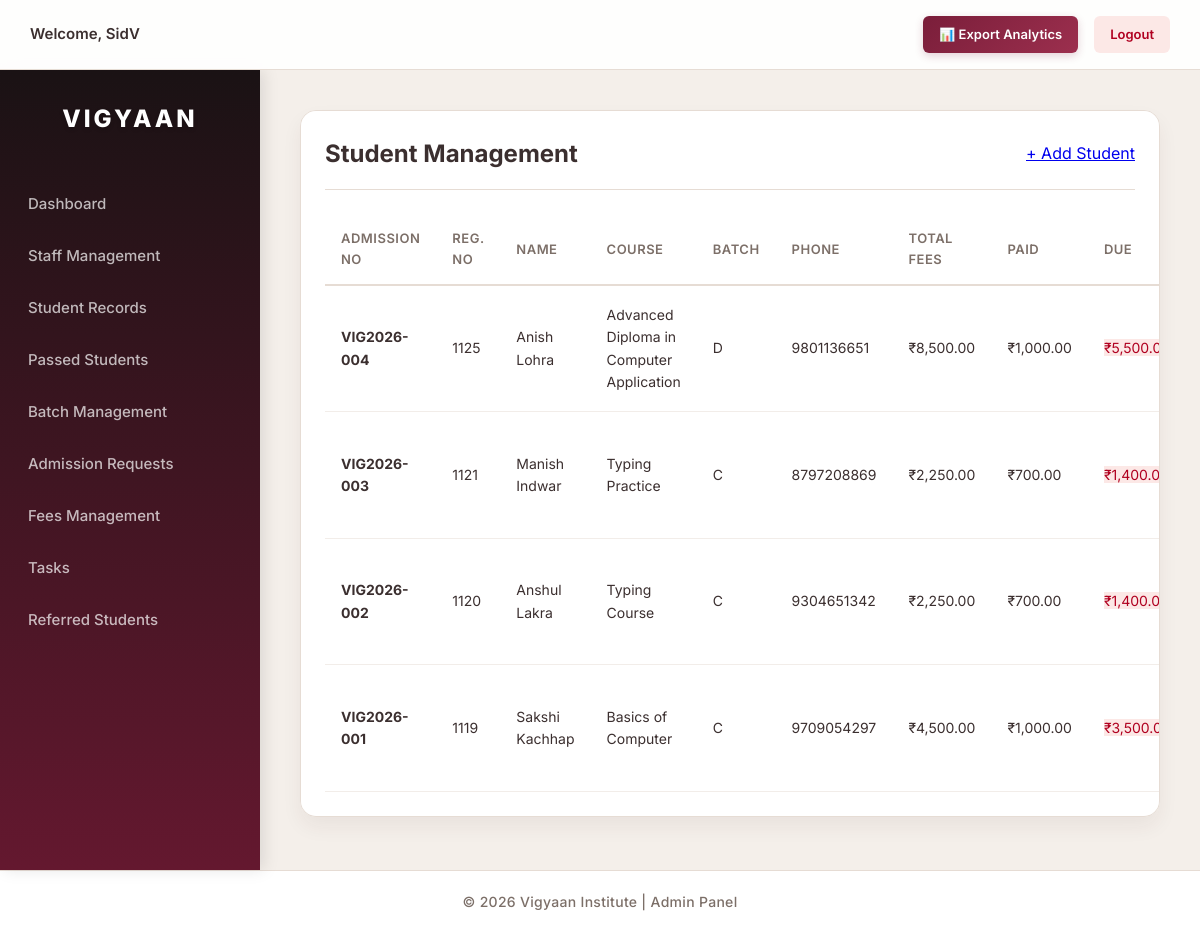
Page /students/list.php (signed in) on the earlier database version.
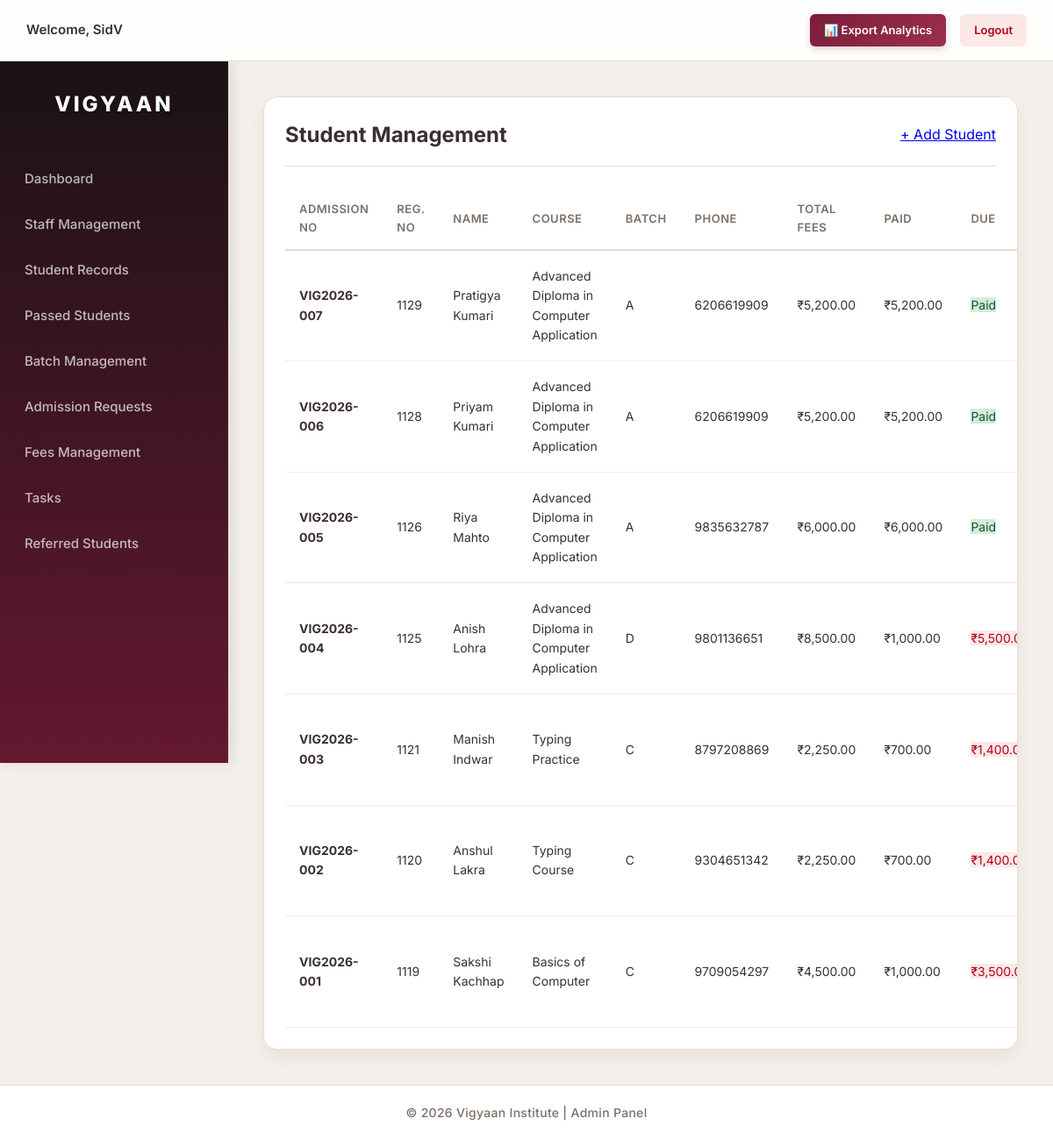
Same page on the later database version.
### tables this page shows
CREATE TABLE `students` (
  `id` int(11) NOT NULL,
  `admission_no` varchar(20) NOT NULL,
  `registration_no` varchar(50) DEFAULT NULL,
  `full_name` varchar(100) NOT NULL,
  `dob` date DEFAULT NULL,
  `gender` enum('Male','Female','Other') DEFAULT NULL,
  `phone` varchar(15) DEFAULT NULL,
  `email` varchar(100) DEFAULT NULL,
  `photo` varchar(255) DEFAULT NULL,
  `father_name` varchar(100) DEFAULT NULL,
  `mother_name` varchar(100) DEFAULT NULL,
  `guardian_phone` varchar(15) DEFAULT NULL,
  `address` text DEFAULT NULL,
  `city` varchar(50) DEFAULT NULL,
  `state` varchar(50) DEFAULT NULL,
  `pincode` varchar(10) DEFAULT NULL,
  `course` varchar(100) DEFAULT NULL,
  `batch` varchar(50) DEFAULT NULL,
  `admission_date` date DEFAULT NULL,
  `course_duration` varchar(255) DEFAULT NULL,
  `total_fees` decimal(10,2) DEFAULT NULL,
  `fees_paid` decimal(10,2) DEFAULT 0.00,
  `status` enum('Active','Completed','Dropped') DEFAULT 'Active',
  `created_at` timestamp NOT NULL DEFAULT current_timestamp(),
  `updated_at` timestamp NOT NULL DEFAULT current_timestamp() ON UPDATE current_timestamp(),
  `sequence_no` int(11) NOT NULL,
  `medium` varchar(50) DEFAULT NULL,
  `institution_name` varchar(150) DEFAULT NULL,
  `institution_address` text DEFAULT NULL,
  `degree` varchar(100) DEFAULT NULL,
  `percentage` varchar(10) DEFAULT NULL,
  `main_subjects` varchar(150) DEFAULT NULL,
  `passing_year` varchar(10) DEFAULT NULL,
  `discount_type` varchar(50) DEFAULT NULL,
  `discount_percent` decimal(5,2) DEFAULT 0.00,
  `discount_amount` decimal(10,2) DEFAULT 0.00,
  `final_total` decimal(10,2) DEFAULT 0.00,
  `payment_structure` varchar(20) DEFAULT NULL,
  `heard_about` text DEFAULT NULL,
  `referred_student_name` varchar(100) DEFAULT NULL,
  `referred_student_phone` varchar(20) DEFAULT NULL,
  `heard_other_text` varchar(255) DEFAULT NULL,
  `batch_id` int(11) DEFAULT NULL,
  `receipt_number` varchar(100) DEFAULT NULL
);

### students/list.php (the view, shortened to what this page needs)
<?php
require_once dirname(__DIR__) . '/includes/db.php';
$result = $conn->query("
    SELECT id, admission_no, registration_no, full_name, course, batch, phone,
           total_fees, fees_paid, final_total, status,
           admission_date, course_duration
    FROM students
    WHERE status != 'Completed'
    ORDER BY id DESC
");
require_once "../includes/header.php";
require_once "../includes/sidebar.php";
?>
<div class="table-container">
    <div class="table-header">
        <h2>Student Management</h2>
        <a href="add.php" class="add-btn">+ Add Student</a>
    </div>
    <table>
        <thead>
            <tr>
                <th>Admission No</th>
                <th>Reg. No</th>
                <th>Name</th>
                <th>Course</th>
                <th>Batch</th>
                <th>Phone</th>
                <th>Total Fees</th>
                <th>Paid</th>
                <th>Due</th>
            </tr>
        </thead>
        <tbody>
        <?php while ($row = $result->fetch_assoc()):
            $final_total = $row['final_total'] > 0 ? $row['final_total'] : $row['total_fees'];
            $due = $final_total - $row['fees_paid'];
        ?>
            <tr>
                <td><strong><?php echo $row['admission_no']; ?></strong></td>
                <td><?php echo htmlspecialchars($row['registration_no'] ?? ''); ?></td>
                <td><?php echo htmlspecialchars($row['full_name']); ?></td>
                <td><?php echo htmlspecialchars($row['course']); ?></td>
                <td><?php echo htmlspecialchars($row['batch']); ?></td>
                <td><?php echo htmlspecialchars($row['phone']); ?></td>
                <td>₹<?php echo number_format($row['total_fees'], 2); ?></td>
                <td>₹<?php echo number_format($row['fees_paid'], 2); ?></td>
                <td>
                    <?php if ($due > 0): ?>
                        <span class="role-badge status-inactive">
                            ₹<?php echo number_format($due, 2); ?>
                        </span>
                    <?php else: ?>
                        <span class="role-badge status-active">
                            Paid
                        </span>
                    <?php endif; ?>
                </td>
            </tr>
        <?php endwhile; ?>
        </tbody>
    </table>
</div>
<?php require_once "../includes/footer.php"; ?>

Differences in the rows shown:
added students: admission_no "VIG2026-007", registration_no "1129", full_name "Pratigya Kumari", course "Advanced Diploma in Computer Application", batch "A", phone "6206619909", total_fees "5,200.00", fees_paid "5,200.00", final_total "Paid"
added students: admission_no "VIG2026-006", registration_no "1128", full_name "Priyam Kumari", course "Advanced Diploma in Computer Application", batch "A", phone "6206619909", total_fees "5,200.00", fees_paid "5,200.00", final_total "Paid"
added students: admission_no "VIG2026-005", registration_no "1126", full_name "Riya Mahto", course "Advanced Diploma in Computer Application", batch "A", phone "9835632787", total_fees "6,000.00", fees_paid "6,000.00", final_total "Paid"
